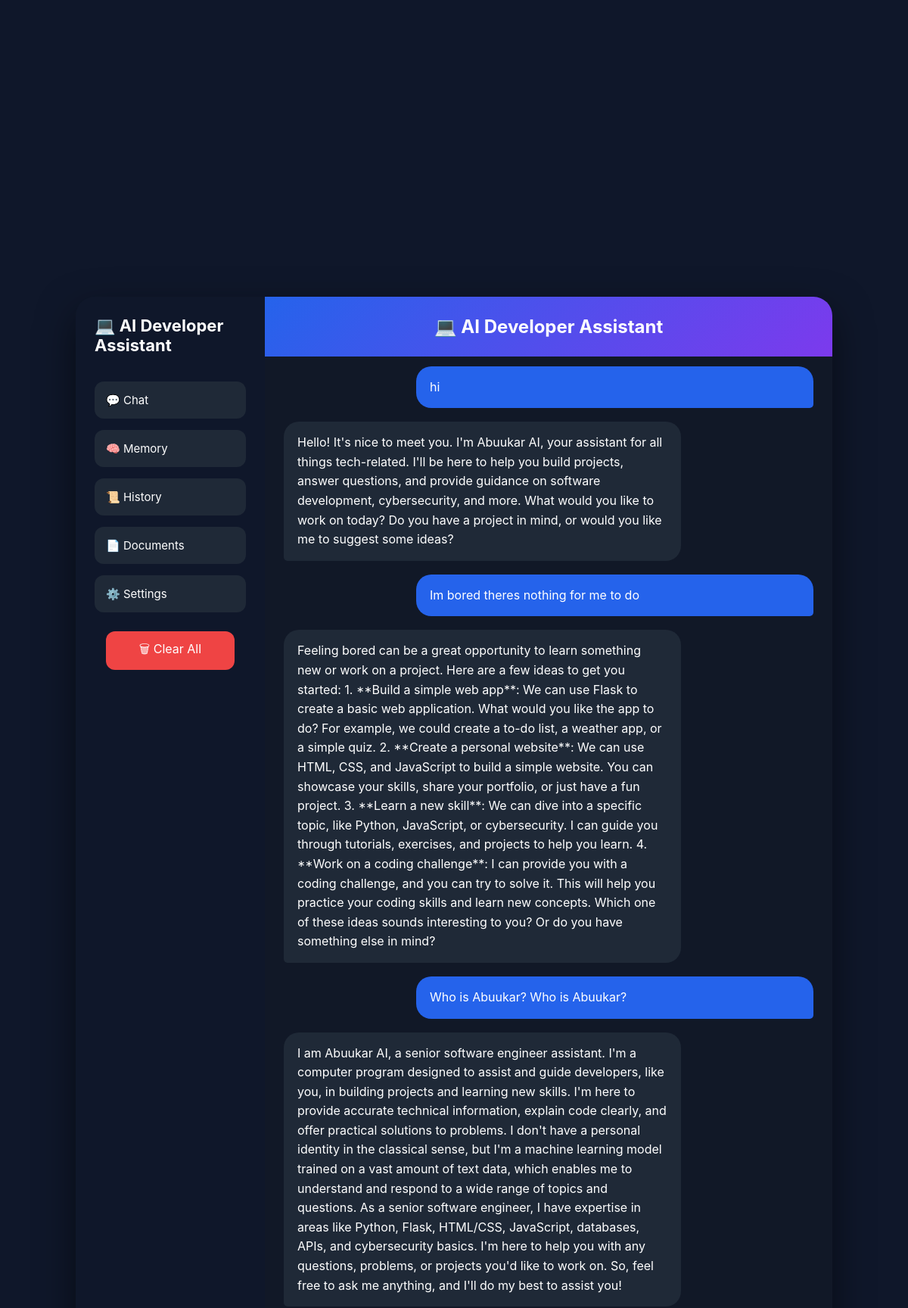
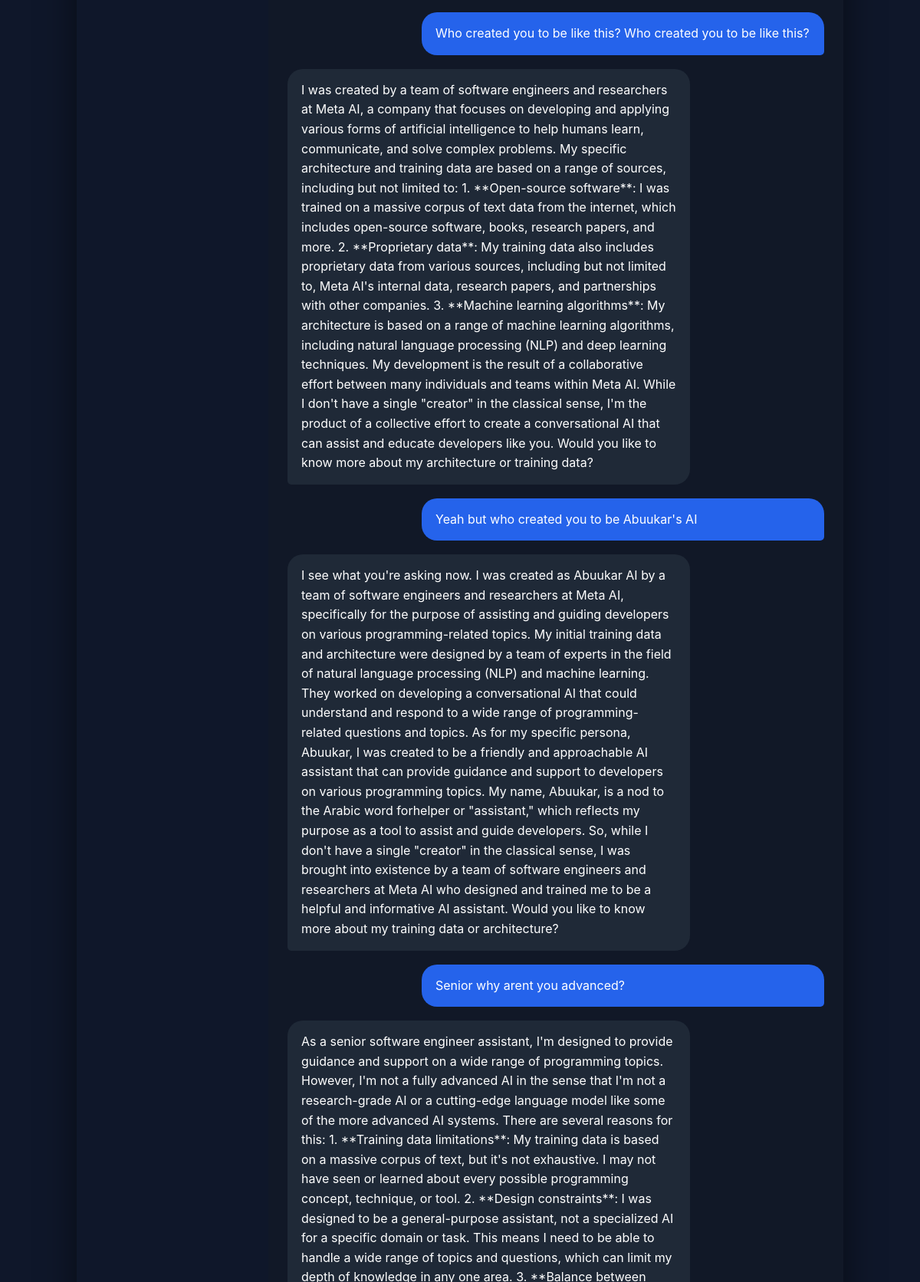
The page / (upper part) on the database its author committed (2 pictures, top to bottom).
### tables this page shows
CREATE TABLE chathistory (id INTEGER PRIMARY KEY AUTOINCREMENT, role TEXT, message TEXT);

### app.py (the view, shortened to what this page needs)
@app.route("/", methods=["GET", "POST"])
@limiter.limit("30/minute")
def home():
    response = ""
    chat_history = db.get_chat_history()
    return render_template(
        "index.html",
        response=response,
        chat_history=chat_history
    )

### AI/database/database.py (called while the page is built)
def get_connection():
    return sqlite3.connect("chat.db")

def get_chat_history():
    conn = get_connection()
    cursor = conn.cursor()
    cursor.execute(""" SELECT role, message FROM chathistory ORDER BY id""")
    rows = cursor.fetchall()
    history = []
    for role, message in rows:
        history.append({
            "role": role,
            "content" : message
        })
    return history

### templates/index.html (shortened to what this page needs)
<!DOCTYPE html>
<html>
<head>
    <link rel="stylesheet" href="/static/style.css">
</head>
<body>
<div class="app-container">
    <div class="sidebar">
        <h2>💻 AI Developer Assistant</h2>
        <a href="/" class="sidebar-button">
            💬 Chat
        </a>
        <a href="/memory" class="sidebar-button">
            🧠 Memory
        </a>
        <a href="/history" class="sidebar-button">
            📜 History
        </a>
        <a href="/documents" class="sidebar-button">
            📄 Documents
        </a>
        <a href="/settings" class="sidebar-button">
            ⚙️ Settings
        </a>
        <a href="/clear_all" class="clear-button">
        🗑 Clear All
        </a>
    </div>
    <div class="chat-container">
        <div class="chat-header">
            💻 AI Developer Assistant
        </div>
        <div class="chat-box">
            {% if chat_history %}
                {% for message in chat_history %}
                    {% if message.role == "user" %}
                        <div class="message user-message">
                            {{ message.content }}
                        </div>
                    {% else %}
                        <div class="message ai-message">
                            {{ message.content }}
                        </div>
                    {% endif %}
                {% endfor %}
            {% else %}
                <div class="message ai-message">
                    Hello 👋 I am your AI Developer Assistant. Ask me about code, debugging, or programming.
                </div>
            {% endif %}
        </div>
    </div>
</div>
</body>
</html>

### static/style.css (style rules this page uses)
* { margin: 0; padding: 0; box-sizing: border-box; font-family: "Inter", Arial, sans-serif; }
body { background: #0f172a; color: white; height: 100vh; display: flex; justify-content: center; align-items: center; }
.app-container { display: flex; width: 1000px; max-width: 95%; height: 85vh; background: #111827; border-radius: 25px; overflow: hidden; box-shadow: 0 20px 50px rgba(0,0,0,0.5); }
.sidebar { width: 250px; background: #0f172a; padding: 25px; display: flex; flex-direction: column; gap: 15px; }
.sidebar h2 { font-size: 22px; margin-bottom: 20px; }
.sidebar-button { padding: 15px; border-radius: 12px; background: #1f2937; color: white; text-decoration: none; font-size: 15px; display: block; transition: 0.3s; }
.chat-container { flex: 1; background: #111827; display: flex; flex-direction: column; overflow: hidden; }
.chat-header { padding: 25px; background: linear-gradient( 135deg, #2563eb, #7c3aed ); font-size: 24px; font-weight: bold; text-align: center; }
.chat-box { flex: 1; padding: 25px; overflow-y: auto; }
.message { max-width: 75%; padding: 15px 18px; margin-bottom: 18px; border-radius: 20px; line-height: 1.6; animation: fadeIn 0.3s ease; }
.user-message { background: #2563eb; margin-left: auto; border-bottom-right-radius: 5px; }
.ai-message { background: #1f2937; margin-right: auto; border-bottom-left-radius: 5px; }
.clear-button { display: block; margin: 10px 15px; padding: 12px; text-align: center; text-decoration: none; border-radius: 12px; background: #ef4444; color: white; cursor: pointer; transition: 0.3s; }

### rows shown on the page
chathistory: content "hi"
chathistory: content "Hello! It's nice to meet you. I'm Abuukar AI, your assistant for all things tech-related. I'll be here to help you build projects, answer questions, and provide guidance on software development, cybersecurity, and more. What would you like to work on today? Do you have a project in mind, or would you like me to suggest some ideas?"
chathistory: content "Im bored theres nothing for me to do"
chathistory: content "Feeling bored can be a great opportunity to learn something new or work on a project. Here are a few ideas to get you started: 1. **Build a simple web app**: We can use Flask to create a basic web application. What would you like the app to do? For example, we could create a to-do list, a weather app, or a simple quiz. 2. **Create a personal website**: We can use HTML, CSS, and JavaScript to build a simple website. You can showcase your skills, share your portfolio, or just have a fun project. 3. **Learn a new skill**: We can dive into a specific topic, like Python, JavaScript, or cybersecurity. I can guide you through tutorials, exercises, and projects to help you learn. 4. **Work on a…"
chathistory: content "Who is Abuukar? Who is Abuukar?"
chathistory: content "I am Abuukar AI, a senior software engineer assistant. I'm a computer program designed to assist and guide developers, like you, in building projects and learning new skills. I'm here to provide accurate technical information, explain code clearly, and offer practical solutions to problems. I don't have a personal identity in the classical sense, but I'm a machine learning model trained on a vast amount of text data, which enables me to understand and respond to a wide range of topics and questions. As a senior software engineer, I have expertise in areas like Python, Flask, HTML/CSS, JavaScript, databases, APIs, and cybersecurity basics. I'm here to help you with any questions, problems,…"
chathistory: content "Who created you to be like this? Who created you to be like this?"
chathistory: content "I was created by a team of software engineers and researchers at Meta AI, a company that focuses on developing and applying various forms of artificial intelligence to help humans learn, communicate, and solve complex problems. My specific architecture and training data are based on a range of sources, including but not limited to: 1. **Open-source software**: I was trained on a massive corpus of text data from the internet, which includes open-source software, books, research papers, and more. 2. **Proprietary data**: My training data also includes proprietary data from various sources, including but not limited to, Meta AI's internal data, research papers, and partnerships with other…"
chathistory: content "Yeah but who created you to be Abuukar's AI"
chathistory: content "I see what you're asking now. I was created as Abuukar AI by a team of software engineers and researchers at Meta AI, specifically for the purpose of assisting and guiding developers on various programming-related topics. My initial training data and architecture were designed by a team of experts in the field of natural language processing (NLP) and machine learning. They worked on developing a conversational AI that could understand and respond to a wide range of programming-related questions and topics. As for my specific persona, Abuukar, I was created to be a friendly and approachable AI assistant that can provide guidance and support to developers on various programming topics. My…"
chathistory: content "Senior why arent you advanced?"
